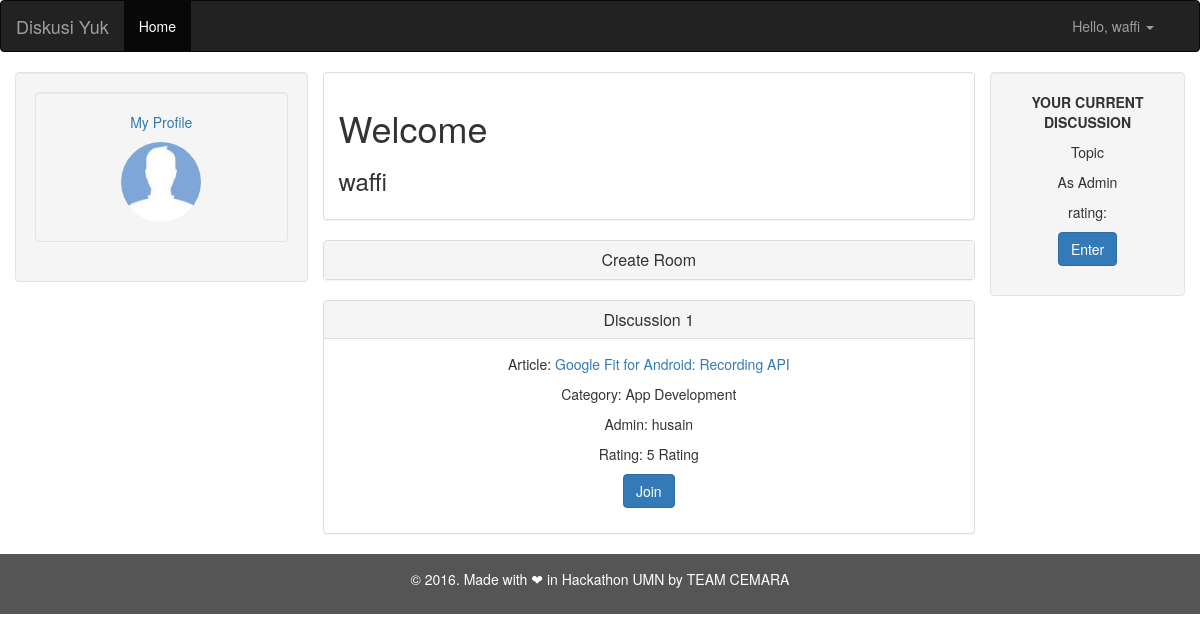
Page /user/home.php (signed in) on the committed database.
### tables this page shows
CREATE TABLE `user` (
  `id_user` int(11) NOT NULL,
  `nick_name` varchar(40) NOT NULL,
  `username` varchar(40) NOT NULL,
  `user_password` varchar(40) NOT NULL,
  `user_photo` varchar(30) NOT NULL DEFAULT 'images.jpg'
);

CREATE TABLE `categories` (
  `id_categories` int(11) NOT NULL,
  `name_categories` varchar(40) NOT NULL
);

CREATE TABLE `discussion` (
  `id_discussion_forum` int(11) NOT NULL,
  `start_date_discussion` timestamp NULL DEFAULT NULL,
  `finish_date_discussion` timestamp NULL DEFAULT NULL,
  `name_discussion` varchar(40) NOT NULL,
  `rating_discussion` int(11) NOT NULL DEFAULT '0',
  `id_user` int(11) NOT NULL,
  `id_articles` int(11) NOT NULL
);

CREATE TABLE `articles` (
  `id_articles` int(11) NOT NULL,
  `title_articles` varchar(120) NOT NULL,
  `url_articles` text NOT NULL,
  `img_url_articles` text NOT NULL,
  `source_name_articles` varchar(80) NOT NULL,
  `source_url_articles` text NOT NULL,
  `id_categories` int(11) NOT NULL
);

### user/home.php (the view, shortened to what this page needs)
<?php
  $db = new PDO(DB_DSN, DB_USER, DB_PASS);
  $sql = "SELECT * FROM user WHERE username =:usr";
  $statement= $db->prepare($sql);
  $statement->execute(array(':usr'=> $_SESSION['login_user']));
  $user =  $statement->fetch();
  $user2 = $db->prepare("SELECT * FROM user u, discussion d WHERE u.username = :u AND u.id_user = d.id_user");
  $user2->bindValue(':u',$_SESSION['login_user']);
  $user2->execute();
  $user2 = $user2->fetch();
?>
<!DOCTYPE html>
<html lang="en">
<head>
  <link rel="stylesheet" href="https://maxcdn.bootstrapcdn.com/bootstrap/3.3.7/css/bootstrap.min.css">
  <link rel="stylesheet" href="./../css/option.css">
<nav class="navbar navbar-inverse">
  <div class="container-fluid">
    <div class="navbar-header">
      <a class="navbar-brand" href="#">Diskusi Yuk</a>
    </div>
    <div class="collapse navbar-collapse" id="myNavbar">
      <ul class="nav navbar-nav">
        <li class="active"><a href="home.php">Home</a></li>
      </ul>
      <nav class="collapse navbar-collapse bs-navbar-collapse navbar-right" role="navigation">
        <ul class="nav navbar-nav">
          <li class="dropdown">
            <a href="#" class="dropdown-toggle" data-toggle="dropdown">Hello, <?php echo $_SESSION['login_user']?>  <b class="caret"></b></a>
          </li>
        </ul>
      </nav>
    </div>
  </div>
</nav>
</head>
<body>
<div class="container text-center">
  <div class="row">
    <div class="col-sm-3 well">
      <div class="well">
        <p><a href="#">My Profile</a></p>
        <img src='./../img/<?php echo $user['user_photo']?>' class="img-circle" height="80" width="80" alt="<?php echo $user['user_photo']?>">
      </div>
    </div>
    <div class="col-sm-7">
      <div class="row">
        <div class="col-sm-12">
          <div class="panel panel-default text-left">
            <div class="panel-body">
              <h1>Welcome</h1>
              <h3><?php echo $_SESSION['login_user']?></h3>
            </div>
          </div>
        </div>
      </div>
      <?php if ($user2==null || (isset($user2) && $user2['finish_date_discussion'] != null)) {?>
        <div class="panel-group">
          <div class="panel panel-default">
            <div class="panel-heading">
              <h4 class="panel-title">
                <a data-toggle="collapse" data-parent="#accordion" href="#createroom">
                Create Room</a>
              </h4>
            </div>
                    <?php include('articles.php'); ?>
          </div>
        </div>
        <?php } ?>
      <div class="panel-group" id="accordion">
        <?php
        $i=0;
        $categories = $db->query('SELECT * FROM categories a, articles b, discussion c, user d WHERE a.id_categories = b.id_categories AND b.id_articles = c.id_articles AND c.id_user = d.id_user')->fetchALL();
        foreach ($categories as $key => $value) {
        $i++;?>
          <div class="panel panel-default">
            <div class="panel-heading">
              <h4 class="panel-title">
                <a data-toggle="collapse" data-parent="#accordion" href="#collapse<?php echo $i ?>"><?php echo $value['name_discussion']?></a>
              </h4>
            </div>
            <div id="collapse<?php echo $i ?>" class="panel-collapse collapse <?php if($i==1){echo "in";}?>">
              <div class="panel-body"><p>Article: <a href=<?php echo $value['url_articles']?>><?php echo $value['title_articles']?></a></p>
              <p>Category: <?php echo $value['name_categories']?></p>
              <p>Admin: <?php echo $value['nick_name']?></p>
              <p>Rating: <?php echo $value['rating_discussion']?> Rating<p>
              <a href="chat.php?s=<?php echo $value['id_user']?>"><button class="btn btn-primary">Join</button></a>
              </div>
            </div>
          </div>
    <?php } ?>
</div>
    </div>
      <div class="col-sm-2 well">
          <p><strong>YOUR CURRENT DISCUSSION</strong></p>
          <p>Topic<br><?php echo $user2['name_discussion'];?></p>
          <p>As Admin</p>
          <p>rating: <?php echo $user2['rating_discussion'];?></p>
          <a href="../admin/index.php" class="btn btn-primary">Enter</a>
      </div>
  </div>
</div>
<footer class="container-fluid text-center">
  <p>© 2016. Made with ❤ in Hackathon UMN by TEAM CEMARA </p>
</footer>
</body>
</html>

### user/home.php (style rules this page uses)
footer { background-color: #555; color: white; padding: 15px; }

### rows in the picture
user: user_photo (picture)
categories: discussion.name_discussion "Discussion 1", articles.title_articles "Google Fit for Android: Recording API", name_categories "App Development", user.nick_name "husain", discussion.rating_discussion "5"

### other values in the picture
$_SESSION['login_user'] "waffi"
